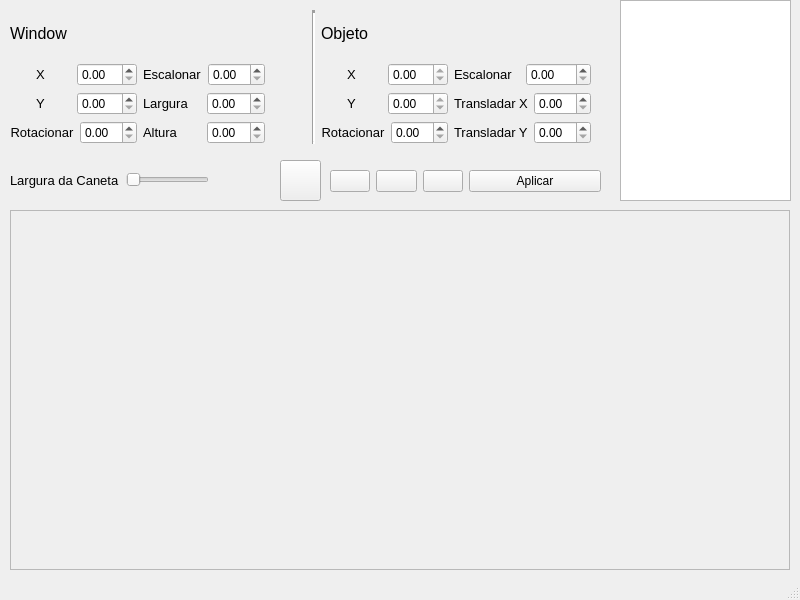
<?xml version="1.0" encoding="UTF-8"?>
<ui version="4.0">
 <class>MainWindow</class>
 <widget class="QMainWindow" name="MainWindow">
  <property name="geometry">
   <rect>
    <x>0</x>
    <y>0</y>
    <width>800</width>
    <height>600</height>
   </rect>
  </property>
  <property name="windowTitle">
   <string>MainWindow</string>
  </property>
  <widget class="QWidget" name="centralwidget">
   <widget class="mainFrame" name="frame">
    <property name="geometry">
     <rect>
      <x>10</x>
      <y>210</y>
      <width>780</width>
      <height>360</height>
     </rect>
    </property>
    <property name="frameShape">
     <enum>QFrame::StyledPanel</enum>
    </property>
    <property name="frameShadow">
     <enum>QFrame::Raised</enum>
    </property>
   </widget>
   <widget class="QListWidget" name="listaObjetos">
    <property name="geometry">
     <rect>
      <x>620</x>
      <y>0</y>
      <width>171</width>
      <height>201</height>
     </rect>
    </property>
    <property name="minimumSize">
     <size>
      <width>171</width>
      <height>0</height>
     </size>
    </property>
    <property name="maximumSize">
     <size>
      <width>171</width>
      <height>16777215</height>
     </size>
    </property>
   </widget>
   <widget class="QWidget" name="layoutWidget">
    <property name="geometry">
     <rect>
      <x>10</x>
      <y>10</y>
      <width>581</width>
      <height>134</height>
     </rect>
    </property>
    <layout class="QHBoxLayout" name="horizontalLayout_15">
     <item>
      <layout class="QVBoxLayout" name="verticalLayout_4">
       <item>
        <widget class="QLabel" name="label">
         <property name="font">
          <font>
           <pointsize>12</pointsize>
          </font>
         </property>
         <property name="text">
          <string>Window</string>
         </property>
        </widget>
       </item>
       <item>
        <layout class="QHBoxLayout" name="horizontalLayout_7">
         <item>
          <layout class="QVBoxLayout" name="verticalLayout_3">
           <item>
            <layout class="QVBoxLayout" name="verticalLayout">
             <item>
              <layout class="QHBoxLayout" name="horizontalLayout">
               <item>
                <widget class="QLabel" name="label_2">
                 <property name="font">
                  <font>
                   <pointsize>10</pointsize>
                  </font>
                 </property>
                 <property name="layoutDirection">
                  <enum>Qt::LeftToRight</enum>
                 </property>
                 <property name="text">
                  <string>X</string>
                 </property>
                 <property name="alignment">
                  <set>Qt::AlignCenter</set>
                 </property>
                 <property name="buddy">
                  <cstring>spinWindowX</cstring>
                 </property>
                </widget>
               </item>
               <item>
                <widget class="QDoubleSpinBox" name="spinWindowX"/>
               </item>
              </layout>
             </item>
             <item>
              <layout class="QHBoxLayout" name="horizontalLayout_2">
               <item>
                <widget class="QLabel" name="label_3">
                 <property name="font">
                  <font>
                   <pointsize>10</pointsize>
                  </font>
                 </property>
                 <property name="layoutDirection">
                  <enum>Qt::LeftToRight</enum>
                 </property>
                 <property name="text">
                  <string>Y</string>
                 </property>
                 <property name="alignment">
                  <set>Qt::AlignCenter</set>
                 </property>
                 <property name="buddy">
                  <cstring>spinWindowY</cstring>
                 </property>
                </widget>
               </item>
               <item>
                <widget class="QDoubleSpinBox" name="spinWindowY"/>
               </item>
              </layout>
             </item>
            </layout>
           </item>
           <item>
            <layout class="QHBoxLayout" name="horizontalLayout_3">
             <item>
              <widget class="QLabel" name="label_4">
               <property name="font">
                <font>
                 <pointsize>10</pointsize>
                </font>
               </property>
               <property name="text">
                <string>Rotacionar</string>
               </property>
               <property name="alignment">
                <set>Qt::AlignCenter</set>
               </property>
              </widget>
             </item>
             <item>
              <widget class="QDoubleSpinBox" name="spinWindowRotacao"/>
             </item>
            </layout>
           </item>
          </layout>
         </item>
         <item>
          <layout class="QVBoxLayout" name="verticalLayout_2">
           <item>
            <layout class="QHBoxLayout" name="horizontalLayout_4">
             <item>
              <widget class="QLabel" name="label_5">
               <property name="font">
                <font>
                 <pointsize>10</pointsize>
                </font>
               </property>
               <property name="text">
                <string>Escalonar</string>
               </property>
              </widget>
             </item>
             <item>
              <widget class="QDoubleSpinBox" name="spinWindowEscala"/>
             </item>
            </layout>
           </item>
           <item>
            <layout class="QHBoxLayout" name="horizontalLayout_6">
             <item>
              <widget class="QLabel" name="label_6">
               <property name="font">
                <font>
                 <pointsize>10</pointsize>
                </font>
               </property>
               <property name="text">
                <string>Largura</string>
               </property>
              </widget>
             </item>
             <item>
              <widget class="QDoubleSpinBox" name="spinWindowLargura"/>
             </item>
            </layout>
           </item>
           <item>
            <layout class="QHBoxLayout" name="horizontalLayout_5">
             <item>
              <widget class="QLabel" name="label_7">
               <property name="font">
                <font>
                 <pointsize>10</pointsize>
                </font>
               </property>
               <property name="text">
                <string>Altura</string>
               </property>
              </widget>
             </item>
             <item>
              <widget class="QDoubleSpinBox" name="spinWindowAltura"/>
             </item>
            </layout>
           </item>
          </layout>
         </item>
        </layout>
       </item>
      </layout>
     </item>
     <item>
      <spacer name="horizontalSpacer">
       <property name="orientation">
        <enum>Qt::Horizontal</enum>
       </property>
       <property name="sizeHint" stdset="0">
        <size>
         <width>40</width>
         <height>20</height>
        </size>
       </property>
      </spacer>
     </item>
     <item>
      <widget class="Line" name="line">
       <property name="lineWidth">
        <number>3</number>
       </property>
       <property name="orientation">
        <enum>Qt::Vertical</enum>
       </property>
      </widget>
     </item>
     <item>
      <layout class="QVBoxLayout" name="verticalLayout_5">
       <item>
        <widget class="QLabel" name="label_9">
         <property name="font">
          <font>
           <pointsize>12</pointsize>
          </font>
         </property>
         <property name="text">
          <string>Objeto</string>
         </property>
        </widget>
       </item>
       <item>
        <layout class="QHBoxLayout" name="horizontalLayout_8">
         <item>
          <layout class="QVBoxLayout" name="verticalLayout_6">
           <item>
            <layout class="QVBoxLayout" name="verticalLayout_7">
             <item>
              <layout class="QHBoxLayout" name="horizontalLayout_9">
               <item>
                <widget class="QLabel" name="label_10">
                 <property name="font">
                  <font>
                   <pointsize>10</pointsize>
                  </font>
                 </property>
                 <property name="layoutDirection">
                  <enum>Qt::LeftToRight</enum>
                 </property>
                 <property name="text">
                  <string>X</string>
                 </property>
                 <property name="alignment">
                  <set>Qt::AlignCenter</set>
                 </property>
                 <property name="buddy">
                  <cstring>spinWindowX</cstring>
                 </property>
                </widget>
               </item>
               <item>
                <widget class="QDoubleSpinBox" name="spinObjX">
                 <property name="readOnly">
                  <bool>true</bool>
                 </property>
                </widget>
               </item>
              </layout>
             </item>
             <item>
              <layout class="QHBoxLayout" name="horizontalLayout_10">
               <item>
                <widget class="QLabel" name="label_11">
                 <property name="font">
                  <font>
                   <pointsize>10</pointsize>
                  </font>
                 </property>
                 <property name="layoutDirection">
                  <enum>Qt::LeftToRight</enum>
                 </property>
                 <property name="text">
                  <string>Y</string>
                 </property>
                 <property name="alignment">
                  <set>Qt::AlignCenter</set>
                 </property>
                 <property name="buddy">
                  <cstring>spinWindowY</cstring>
                 </property>
                </widget>
               </item>
               <item>
                <widget class="QDoubleSpinBox" name="spinObjY">
                 <property name="readOnly">
                  <bool>true</bool>
                 </property>
                </widget>
               </item>
              </layout>
             </item>
            </layout>
           </item>
           <item>
            <layout class="QHBoxLayout" name="horizontalLayout_11">
             <item>
              <widget class="QLabel" name="label_12">
               <property name="font">
                <font>
                 <pointsize>10</pointsize>
                </font>
               </property>
               <property name="text">
                <string>Rotacionar</string>
               </property>
               <property name="alignment">
                <set>Qt::AlignCenter</set>
               </property>
              </widget>
             </item>
             <item>
              <widget class="QDoubleSpinBox" name="spinObjRotacao"/>
             </item>
            </layout>
           </item>
          </layout>
         </item>
         <item>
          <layout class="QVBoxLayout" name="verticalLayout_8">
           <item>
            <layout class="QHBoxLayout" name="horizontalLayout_12">
             <item>
              <widget class="QLabel" name="label_13">
               <property name="font">
                <font>
                 <pointsize>10</pointsize>
                </font>
               </property>
               <property name="text">
                <string>Escalonar</string>
               </property>
              </widget>
             </item>
             <item>
              <widget class="QDoubleSpinBox" name="spinObjEscala"/>
             </item>
            </layout>
           </item>
           <item>
            <layout class="QHBoxLayout" name="horizontalLayout_13">
             <item>
              <widget class="QLabel" name="label_14">
               <property name="font">
                <font>
                 <pointsize>10</pointsize>
                </font>
               </property>
               <property name="text">
                <string>Transladar X</string>
               </property>
              </widget>
             </item>
             <item>
              <widget class="QDoubleSpinBox" name="spinObjTransX"/>
             </item>
            </layout>
           </item>
           <item>
            <layout class="QHBoxLayout" name="horizontalLayout_14">
             <item>
              <widget class="QLabel" name="label_15">
               <property name="font">
                <font>
                 <pointsize>10</pointsize>
                </font>
               </property>
               <property name="text">
                <string>Transladar Y</string>
               </property>
              </widget>
             </item>
             <item>
              <widget class="QDoubleSpinBox" name="spinObjTransY"/>
             </item>
            </layout>
           </item>
          </layout>
         </item>
        </layout>
       </item>
      </layout>
     </item>
    </layout>
   </widget>
   <widget class="QWidget" name="layoutWidget">
    <property name="geometry">
     <rect>
      <x>330</x>
      <y>160</y>
      <width>271</width>
      <height>42</height>
     </rect>
    </property>
    <layout class="QHBoxLayout" name="horizontalLayout_17">
     <item>
      <layout class="QHBoxLayout" name="horizontalLayout_16">
       <item>
        <widget class="QPushButton" name="btnReta">
         <property name="text">
          <string/>
         </property>
         <property name="icon">
          <iconset resource="resources.qrc">
           <normaloff>:/imgs/imgs/reta.png</normaloff>:/imgs/imgs/reta.png</iconset>
         </property>
         <property name="iconSize">
          <size>
           <width>24</width>
           <height>24</height>
          </size>
         </property>
        </widget>
       </item>
       <item>
        <widget class="QPushButton" name="btnQuadrado">
         <property name="text">
          <string/>
         </property>
         <property name="icon">
          <iconset resource="resources.qrc">
           <normaloff>:/imgs/imgs/quadrado.png</normaloff>:/imgs/imgs/quadrado.png</iconset>
         </property>
         <property name="iconSize">
          <size>
           <width>32</width>
           <height>32</height>
          </size>
         </property>
        </widget>
       </item>
       <item>
        <widget class="QPushButton" name="btnTriangulo">
         <property name="text">
          <string/>
         </property>
         <property name="icon">
          <iconset resource="resources.qrc">
           <normaloff>:/imgs/imgs/triangulo.png</normaloff>:/imgs/imgs/triangulo.png</iconset>
         </property>
         <property name="iconSize">
          <size>
           <width>30</width>
           <height>30</height>
          </size>
         </property>
        </widget>
       </item>
      </layout>
     </item>
     <item>
      <widget class="QPushButton" name="btnAplicar">
       <property name="layoutDirection">
        <enum>Qt::LeftToRight</enum>
       </property>
       <property name="text">
        <string>Aplicar</string>
       </property>
       <property name="shortcut">
        <string>Return</string>
       </property>
       <property name="autoDefault">
        <bool>false</bool>
       </property>
       <property name="default">
        <bool>false</bool>
       </property>
      </widget>
     </item>
    </layout>
   </widget>
   <widget class="QWidget" name="layoutWidget">
    <property name="geometry">
     <rect>
      <x>10</x>
      <y>170</y>
      <width>199</width>
      <height>20</height>
     </rect>
    </property>
    <layout class="QHBoxLayout" name="horizontalLayout_18">
     <item>
      <widget class="QLabel" name="label_8">
       <property name="font">
        <font>
         <pointsize>10</pointsize>
        </font>
       </property>
       <property name="text">
        <string>Largura da Caneta</string>
       </property>
      </widget>
     </item>
     <item>
      <widget class="QSlider" name="tamanhoCaneta">
       <property name="orientation">
        <enum>Qt::Horizontal</enum>
       </property>
      </widget>
     </item>
    </layout>
   </widget>
   <widget class="QPushButton" name="btnOcioso">
    <property name="geometry">
     <rect>
      <x>280</x>
      <y>160</y>
      <width>41</width>
      <height>41</height>
     </rect>
    </property>
    <property name="text">
     <string/>
    </property>
    <property name="icon">
     <iconset resource="resources.qrc">
      <normaloff>:/imgs/imgs/clicker.png</normaloff>:/imgs/imgs/clicker.png</iconset>
    </property>
    <property name="iconSize">
     <size>
      <width>24</width>
      <height>24</height>
     </size>
    </property>
   </widget>
  </widget>
  <widget class="QMenuBar" name="menubar">
   <property name="geometry">
    <rect>
     <x>0</x>
     <y>0</y>
     <width>800</width>
     <height>22</height>
    </rect>
   </property>
  </widget>
  <widget class="QStatusBar" name="statusbar"/>
 </widget>
 <customwidgets>
  <customwidget>
   <class>mainFrame</class>
   <extends>QFrame</extends>
   <header>mainframe.h</header>
   <container>1</container>
   <slots>
    <slot>addObjeto()</slot>
   </slots>
  </customwidget>
 </customwidgets>
 <resources>
  <include location="resources.qrc"/>
 </resources>
 <connections>
  <connection>
   <sender>btnReta</sender>
   <signal>released()</signal>
   <receiver>MainWindow</receiver>
   <slot>desenharLinha()</slot>
   <hints>
    <hint type="sourcelabel">
     <x>353</x>
     <y>207</y>
    </hint>
    <hint type="destinationlabel">
     <x>298</x>
     <y>202</y>
    </hint>
   </hints>
  </connection>
  <connection>
   <sender>btnQuadrado</sender>
   <signal>released()</signal>
   <receiver>MainWindow</receiver>
   <slot>desenharQuadrado()</slot>
   <hints>
    <hint type="sourcelabel">
     <x>402</x>
     <y>189</y>
    </hint>
    <hint type="destinationlabel">
     <x>310</x>
     <y>178</y>
    </hint>
   </hints>
  </connection>
  <connection>
   <sender>btnTriangulo</sender>
   <signal>released()</signal>
   <receiver>MainWindow</receiver>
   <slot>desenharTriangulo()</slot>
   <hints>
    <hint type="sourcelabel">
     <x>447</x>
     <y>203</y>
    </hint>
    <hint type="destinationlabel">
     <x>430</x>
     <y>171</y>
    </hint>
   </hints>
  </connection>
  <connection>
   <sender>btnAplicar</sender>
   <signal>released()</signal>
   <receiver>MainWindow</receiver>
   <slot>aplicarTransformacoes()</slot>
   <hints>
    <hint type="sourcelabel">
     <x>543</x>
     <y>201</y>
    </hint>
    <hint type="destinationlabel">
     <x>515</x>
     <y>177</y>
    </hint>
   </hints>
  </connection>
  <connection>
   <sender>listaObjetos</sender>
   <signal>currentItemChanged(QListWidgetItem*,QListWidgetItem*)</signal>
   <receiver>MainWindow</receiver>
   <slot>selecionarObj()</slot>
   <hints>
    <hint type="sourcelabel">
     <x>645</x>
     <y>44</y>
    </hint>
    <hint type="destinationlabel">
     <x>607</x>
     <y>32</y>
    </hint>
   </hints>
  </connection>
  <connection>
   <sender>btnOcioso</sender>
   <signal>clicked()</signal>
   <receiver>MainWindow</receiver>
   <slot>pararDesenho()</slot>
   <hints>
    <hint type="sourcelabel">
     <x>301</x>
     <y>214</y>
    </hint>
    <hint type="destinationlabel">
     <x>181</x>
     <y>222</y>
    </hint>
   </hints>
  </connection>
 </connections>
 <slots>
  <slot>desenharLinha()</slot>
  <slot>desenharQuadrado()</slot>
  <slot>desenharTriangulo()</slot>
  <slot>aplicarTransformacoes()</slot>
  <slot>selecionarObj()</slot>
  <slot>pararDesenho()</slot>
 </slots>
</ui>
